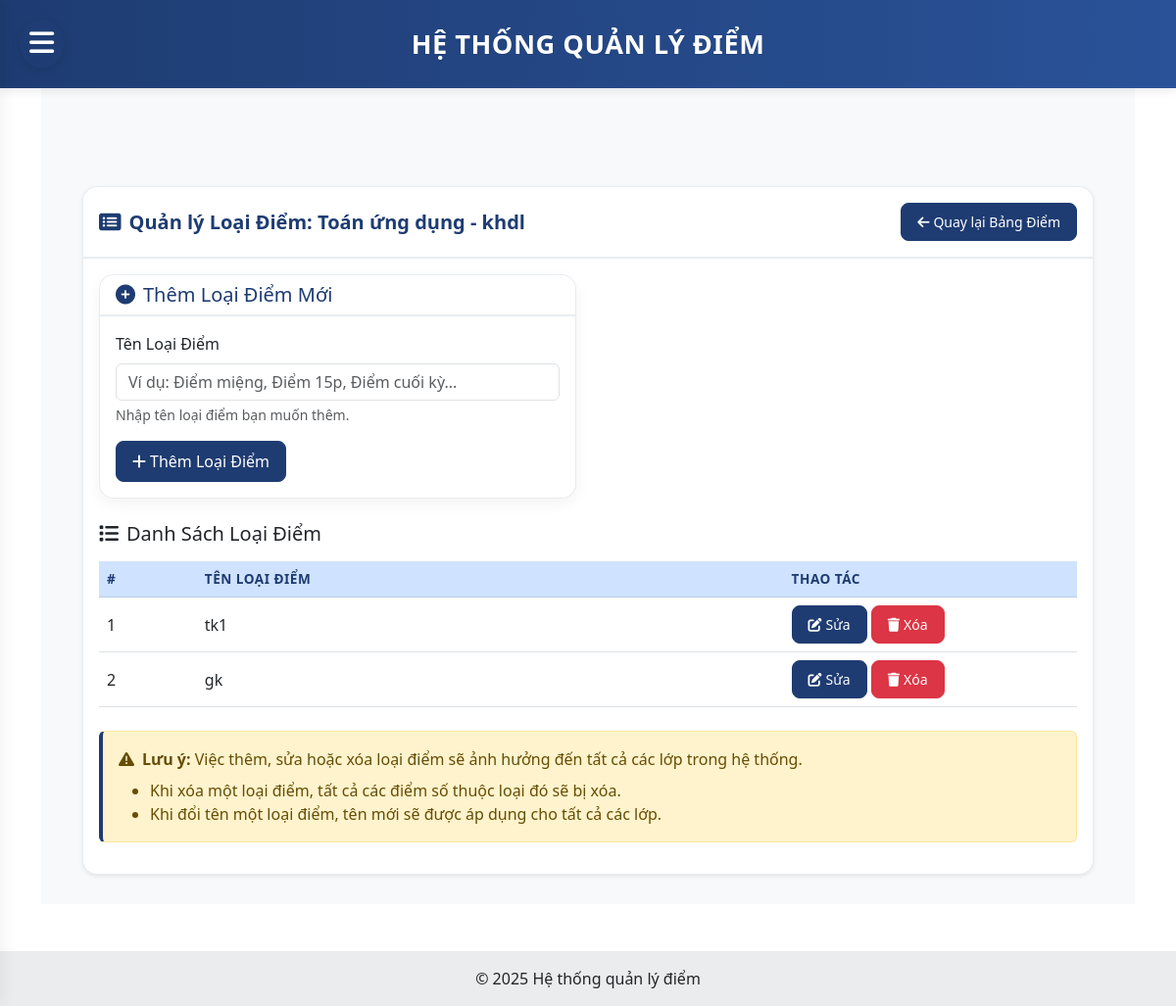
Page /teacher/assignments/1/manage-grade-types/ (signed in) on the earlier database version.
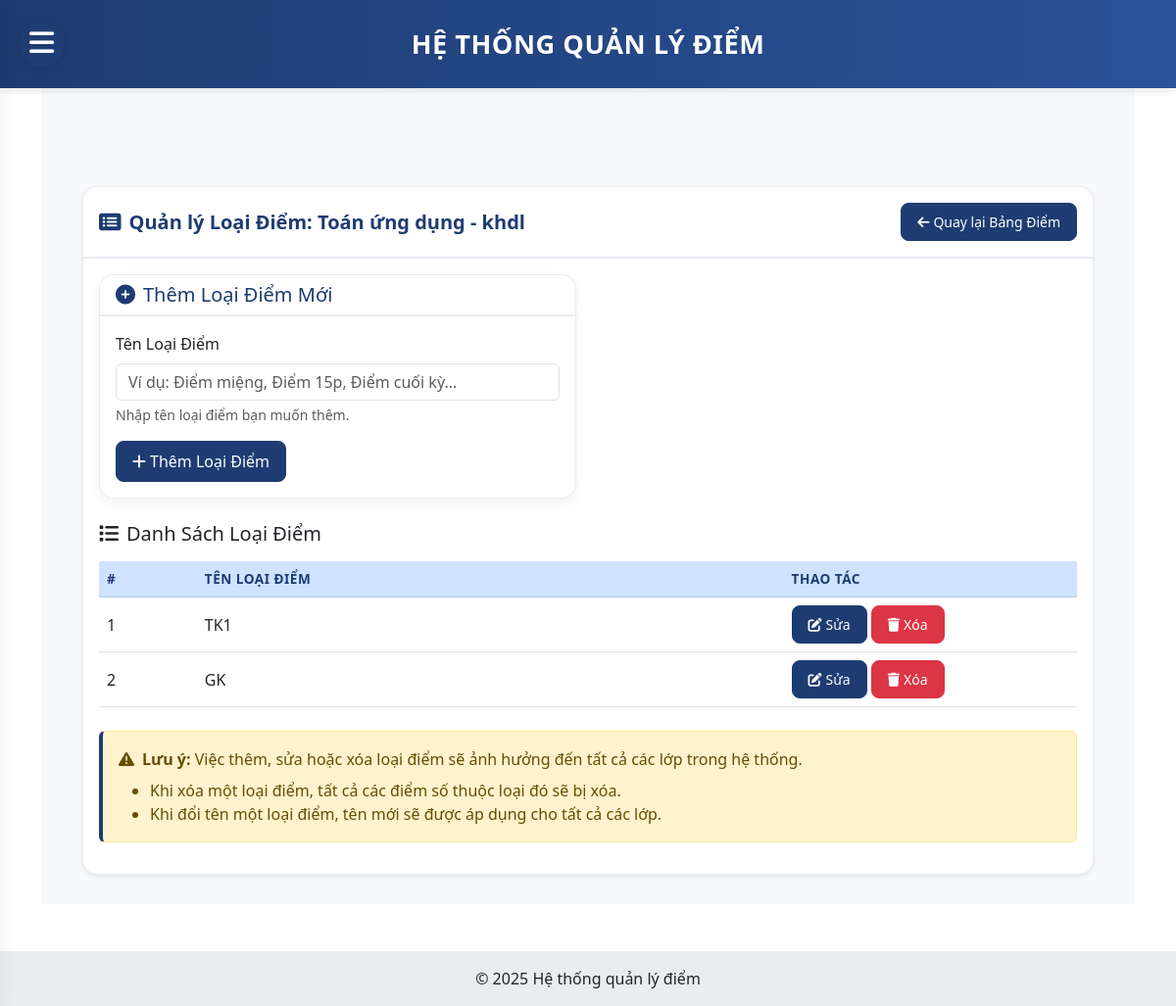
Same page on the later database version.
### core/models.py (models this page shows, shortened)
class GradeType(models.Model):
    name = models.CharField(max_length=50)  # e.g., "Điểm miệng", "Điểm 15p", "Điểm thi"

### core/views.py (the view, shortened to what this page needs)
# urls.py: path('teacher/assignments/<int:assignment_id>/manage-grade-types/', views.manage_grade_types, name='manage_grade_types'),
@login_required
@user_passes_test(is_teacher)
def manage_grade_types(request, assignment_id):
    assignment = get_object_or_404(TeacherAssignment, id=assignment_id)
    if assignment.teacher.user != request.user:
        return HttpResponseForbidden("Bạn không có quyền quản lý loại điểm cho lớp này.")
    grade_types = GradeType.objects.all()
    return render(request, 'core/teacher/manage_grade_types.html', {
        'assignment': assignment,
        'grade_types': grade_types
    })

### core/views.py (called while the page is built)
def is_teacher(user):
    return hasattr(user, 'teacher')

### templates/core/teacher/manage_grade_types.html (shortened to what the changed rows need)
{% extends 'base.html' %}
{% block content %}
<div id="content">
    <div class="container-fluid">
        <div class="card shadow-sm">
            <div class="card-body">
                {% if grade_types %}
                    <div class="table-responsive">
                        <table class="table table-hover align-middle mb-0">
                            <thead class="table-primary">
                                <tr>
                                    <th width="10%">#</th>
                                    <th>Tên Loại Điểm</th>
                                    <th width="30%">Thao Tác</th>
                                </tr>
                            </thead>
                            <tbody>
                                {% for grade_type in grade_types %}
                                    <tr>
                                        <td>{{ forloop.counter }}</td>
                                        <td>{{ grade_type.name }}</td>
                                        <td>
                                            <button class="btn btn-sm btn-primary edit-grade-type"
                                                    data-id="{{ grade_type.id }}"
                                                    data-name="{{ grade_type.name }}"
                                                    data-bs-toggle="modal"
                                                    data-bs-target="#editGradeTypeModal">
                                                <i class="fas fa-edit me-1"></i>Sửa
                                            </button>
                                            <button class="btn btn-sm btn-danger delete-grade-type"
                                                    data-id="{{ grade_type.id }}"
                                                    data-name="{{ grade_type.name }}"
                                                    data-bs-toggle="modal"
                                                    data-bs-target="#deleteGradeTypeModal">
                                                <i class="fas fa-trash me-1"></i>Xóa
                                            </button>
                                        </td>
                                    </tr>
                                {% endfor %}
                            </tbody>
                        </table>
                    </div>
                {% else %}
                    <div class="alert alert-info">
                        <i class="fas fa-info-circle me-2"></i>Chưa có loại điểm nào. Hãy thêm loại điểm mới để quản lý điểm số.
                    </div>
                {% endif %}
            </div>
        </div>
    </div>
</div>
{% endblock %}

Differences in the rows shown:
removed GradeType: name "tk1"
removed GradeType: name "gk"
added GradeType: name "TK1"
added GradeType: name "GK"
